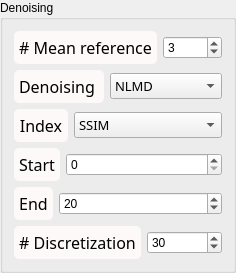
               <widget class="QGroupBox" name="groupBox_4">
                <property name="title">
                 <string>Denoising</string>
                </property>
                <layout class="QVBoxLayout" name="verticalLayout_16">
                 <item>
                  <layout class="QHBoxLayout" name="horizontalLayout_13">
                   <item>
                    <widget class="QLabel" name="label_blur_11">
                     <property name="sizePolicy">
                      <sizepolicy hsizetype="Fixed" vsizetype="Preferred">
                       <horstretch>0</horstretch>
                       <verstretch>0</verstretch>
                      </sizepolicy>
                     </property>
                     <property name="font">
                      <font>
                       <family>Noto Sans Cond</family>
                       <pointsize>12</pointsize>
                       <weight>50</weight>
                       <italic>false</italic>
                       <bold>false</bold>
                      </font>
                     </property>
                     <property name="styleSheet">
                      <string notr="true">QLabel {
color: rgb(0, 0, 0);
background-color:	rgb(253, 249, 248);
border-style : outset;
Border-radius : 5px;
border-width : 0px;
border-color : black;
min-width : 5em;
padding : 5px;
font : 12pt &quot;Noto Sans Cond&quot;;
}</string>
                     </property>
                     <property name="text">
                      <string># Mean reference</string>
                     </property>
                     <property name="scaledContents">
                      <bool>false</bool>
                     </property>
                     <property name="alignment">
                      <set>Qt::AlignCenter</set>
                     </property>
                    </widget>
                   </item>
                   <item>
                    <widget class="QSpinBox" name="meanRef_val">
                     <property name="toolTip">
                      <string>&lt;html&gt;&lt;head/&gt;&lt;body&gt;&lt;p&gt;&lt;span style=&quot; font-size:11pt;&quot;&gt;Number of image to mean together.&lt;/span&gt;&lt;/p&gt;&lt;/body&gt;&lt;/html&gt;</string>
                     </property>
                     <property name="minimum">
                      <number>0</number>
                     </property>
                     <property name="value">
                      <number>3</number>
                     </property>
                    </widget>
                   </item>
                  </layout>
                 </item>
                 <item>
                  <layout class="QHBoxLayout" name="horizontalLayout_14">
                   <item>
                    <widget class="QLabel" name="label_blur_12">
                     <property name="sizePolicy">
                      <sizepolicy hsizetype="Fixed" vsizetype="Preferred">
                       <horstretch>0</horstretch>
                       <verstretch>0</verstretch>
                      </sizepolicy>
                     </property>
                     <property name="font">
                      <font>
                       <family>Noto Sans Cond</family>
                       <pointsize>12</pointsize>
                       <weight>50</weight>
                       <italic>false</italic>
                       <bold>false</bold>
                      </font>
                     </property>
                     <property name="styleSheet">
                      <string notr="true">QLabel {
color: rgb(0, 0, 0);
background-color:	rgb(253, 249, 248);
border-style : outset;
Border-radius : 5px;
border-width : 0px;
border-color : black;
min-width : 5em;
padding : 5px;
font : 12pt &quot;Noto Sans Cond&quot;;
}</string>
                     </property>
                     <property name="text">
                      <string>Denoising </string>
                     </property>
                     <property name="scaledContents">
                      <bool>false</bool>
                     </property>
                     <property name="alignment">
                      <set>Qt::AlignCenter</set>
                     </property>
                    </widget>
                   </item>
                   <item>
                    <widget class="QComboBox" name="ChoiceBox_algo">
                     <property name="sizePolicy">
                      <sizepolicy hsizetype="Preferred" vsizetype="Maximum">
                       <horstretch>0</horstretch>
                       <verstretch>0</verstretch>
                      </sizepolicy>
                     </property>
                     <property name="font">
                      <font>
                       <family>Noto Sans Cond</family>
                       <pointsize>10</pointsize>
                       <weight>50</weight>
                       <italic>false</italic>
                       <bold>false</bold>
                      </font>
                     </property>
                     <property name="toolTip">
                      <string>&lt;html&gt;&lt;head/&gt;&lt;body&gt;&lt;p&gt;&lt;span style=&quot; font-size:11pt;&quot;&gt;Choice of the denoising algorithm&lt;/span&gt;&lt;/p&gt;&lt;/body&gt;&lt;/html&gt;</string>
                     </property>
                     <property name="styleSheet">
                      <string notr="true"/>
                     </property>
                     <item>
                      <property name="text">
                       <string>NLMD</string>
                      </property>
                     </item>
                     <item>
                      <property name="text">
                       <string>BM3D</string>
                      </property>
                     </item>
                     <item>
                      <property name="text">
                       <string>VSNR</string>
                      </property>
                     </item>
                     <item>
                      <property name="text">
                       <string>TV Chambolle</string>
                      </property>
                     </item>
                    </widget>
                   </item>
                  </layout>
                 </item>
                 <item>
                  <layout class="QHBoxLayout" name="horizontalLayout_15">
                   <item>
                    <widget class="QLabel" name="label_blur_13">
                     <property name="sizePolicy">
                      <sizepolicy hsizetype="Fixed" vsizetype="Preferred">
                       <horstretch>0</horstretch>
                       <verstretch>0</verstretch>
                      </sizepolicy>
                     </property>
                     <property name="font">
                      <font>
                       <family>Noto Sans Cond</family>
                       <pointsize>12</pointsize>
                       <weight>50</weight>
                       <italic>false</italic>
                       <bold>false</bold>
                      </font>
                     </property>
                     <property name="styleSheet">
                      <string notr="true">QLabel {
color: rgb(0, 0, 0);
background-color:	rgb(253, 249, 248);
border-style : outset;
Border-radius : 5px;
border-width : 0px;
border-color : black;
min-width : 5em;
padding : 5px;
font : 12pt &quot;Noto Sans Cond&quot;;
}</string>
                     </property>
                     <property name="text">
                      <string>Index</string>
                     </property>
                     <property name="scaledContents">
                      <bool>false</bool>
                     </property>
                     <property name="alignment">
                      <set>Qt::AlignCenter</set>
                     </property>
                    </widget>
                   </item>
                   <item>
                    <widget class="QComboBox" name="Choice_Idx">
                     <property name="sizePolicy">
                      <sizepolicy hsizetype="Preferred" vsizetype="Maximum">
                       <horstretch>0</horstretch>
                       <verstretch>0</verstretch>
                      </sizepolicy>
                     </property>
                     <property name="font">
                      <font>
                       <family>Noto Sans Cond</family>
                       <pointsize>10</pointsize>
                       <weight>50</weight>
                       <italic>false</italic>
                       <bold>false</bold>
                      </font>
                     </property>
                     <property name="toolTip">
                      <string>&lt;html&gt;&lt;head/&gt;&lt;body&gt;&lt;p&gt;&lt;span style=&quot; font-size:11pt;&quot;&gt;Choice of the parameters that must be applied&lt;/span&gt;&lt;/p&gt;&lt;/body&gt;&lt;/html&gt;</string>
                     </property>
                     <property name="styleSheet">
                      <string notr="true"/>
                     </property>
                     <item>
                      <property name="text">
                       <string>SSIM</string>
                      </property>
                     </item>
                     <item>
                      <property name="text">
                       <string>MSE</string>
                      </property>
                     </item>
                    </widget>
                   </item>
                  </layout>
                 </item>
                 <item>
                  <layout class="QHBoxLayout" name="horizontalLayout_10">
                   <item>
                    <widget class="QLabel" name="label_blur_8">
                     <property name="sizePolicy">
                      <sizepolicy hsizetype="Fixed" vsizetype="Preferred">
                       <horstretch>0</horstretch>
                       <verstretch>0</verstretch>
                      </sizepolicy>
                     </property>
                     <property name="font">
                      <font>
                       <family>Noto Sans Cond</family>
                       <pointsize>12</pointsize>
                       <weight>50</weight>
                       <italic>false</italic>
                       <bold>false</bold>
                      </font>
                     </property>
                     <property name="styleSheet">
                      <string notr="true">QLabel {
color: rgb(0, 0, 0);
background-color:	rgb(253, 249, 248);
border-style : outset;
Border-radius : 5px;
border-width : 0px;
border-color : black;
min-width : 5em;
padding : 5px;
font : 12pt &quot;Noto Sans Cond&quot;;
}</string>
                     </property>
                     <property name="text">
                      <string>Start</string>
                     </property>
                     <property name="scaledContents">
                      <bool>false</bool>
                     </property>
                     <property name="alignment">
                      <set>Qt::AlignCenter</set>
                     </property>
                    </widget>
                   </item>
                   <item>
                    <widget class="QSpinBox" name="spinStart_val">
                     <property name="toolTip">
                      <string>&lt;html&gt;&lt;head/&gt;&lt;body&gt;&lt;p&gt;&lt;span style=&quot; font-size:11pt;&quot;&gt;The lowest denoising parameter value&lt;/span&gt;&lt;/p&gt;&lt;/body&gt;&lt;/html&gt;</string>
                     </property>
                     <property name="minimum">
                      <number>0</number>
                     </property>
                     <property name="value">
                      <number>0</number>
                     </property>
                    </widget>
                   </item>
                  </layout>
                 </item>
                 <item>
                  <layout class="QHBoxLayout" name="horizontalLayout_11">
                   <item>
                    <widget class="QLabel" name="label_blur_9">
                     <property name="sizePolicy">
                      <sizepolicy hsizetype="Fixed" vsizetype="Preferred">
                       <horstretch>0</horstretch>
                       <verstretch>0</verstretch>
                      </sizepolicy>
                     </property>
                     <property name="font">
                      <font>
                       <family>Noto Sans Cond</family>
                       <pointsize>12</pointsize>
                       <weight>50</weight>
                       <italic>false</italic>
                       <bold>false</bold>
                      </font>
                     </property>
                     <property name="styleSheet">
                      <string notr="true">QLabel {
color: rgb(0, 0, 0);
background-color:	rgb(253, 249, 248);
border-style : outset;
Border-radius : 5px;
border-width : 0px;
border-color : black;
min-width : 5em;
padding : 5px;
font : 12pt &quot;Noto Sans Cond&quot;;
}</string>
                     </property>
                     <property name="text">
                      <string>End</string>
                     </property>
                     <property name="scaledContents">
                      <bool>false</bool>
                     </property>
                     <property name="alignment">
                      <set>Qt::AlignCenter</set>
                     </property>
                    </widget>
                   </item>
                   <item>
                    <widget class="QSpinBox" name="spinEnd_val">
                     <property name="toolTip">
                      <string>&lt;html&gt;&lt;head/&gt;&lt;body&gt;&lt;p&gt;&lt;span style=&quot; font-size:11pt;&quot;&gt;The highest denoising parameter value&lt;/span&gt;&lt;/p&gt;&lt;/body&gt;&lt;/html&gt;</string>
                     </property>
                     <property name="minimum">
                      <number>1</number>
                     </property>
                     <property name="value">
                      <number>20</number>
                     </property>
                    </widget>
                   </item>
                  </layout>
                 </item>
                 <item>
                  <layout class="QHBoxLayout" name="horizontalLayout_12">
                   <item>
                    <widget class="QLabel" name="label_blur_10">
                     <property name="sizePolicy">
                      <sizepolicy hsizetype="Fixed" vsizetype="Preferred">
                       <horstretch>0</horstretch>
                       <verstretch>0</verstretch>
                      </sizepolicy>
                     </property>
                     <property name="font">
                      <font>
                       <family>Noto Sans Cond</family>
                       <pointsize>12</pointsize>
                       <weight>50</weight>
                       <italic>false</italic>
                       <bold>false</bold>
                      </font>
                     </property>
                     <property name="styleSheet">
                      <string notr="true">QLabel {
color: rgb(0, 0, 0);
background-color:	rgb(253, 249, 248);
border-style : outset;
Border-radius : 5px;
border-width : 0px;
border-color : black;
min-width : 5em;
padding : 5px;
font : 12pt &quot;Noto Sans Cond&quot;;
}</string>
                     </property>
                     <property name="text">
                      <string># Discretization</string>
                     </property>
                     <property name="scaledContents">
                      <bool>false</bool>
                     </property>
                     <property name="alignment">
                      <set>Qt::AlignCenter</set>
                     </property>
                    </widget>
                   </item>
                   <item>
                    <widget class="QSpinBox" name="spinNbr_val">
                     <property name="toolTip">
                      <string>&lt;html&gt;&lt;head/&gt;&lt;body&gt;&lt;p&gt;&lt;span style=&quot; font-size:11pt;&quot;&gt;The number of denoising parameters that must be tested in the given range&lt;/span&gt;&lt;/p&gt;&lt;/body&gt;&lt;/html&gt;</string>
                     </property>
                     <property name="minimum">
                      <number>1</number>
                     </property>
                     <property name="value">
                      <number>30</number>
                     </property>
                    </widget>
                   </item>
                  </layout>
                 </item>
                </layout>
               </widget>
